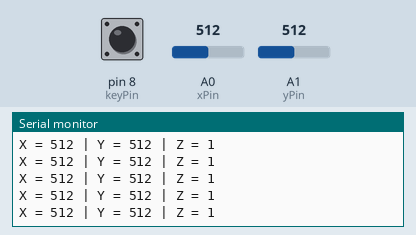
This sketch was run on a simulated Arduino Uno, built with avr-gcc and run on an emulated ATmega328P. Parts: the last lines printed to the serial monitor. The test bench sets the inputs (shaded band); at power-on: A0 (xPin) = 512, A1 (yPin) = 512, pin 8 (keyPin) HIGH.

Above: at 1.2 s.
1.3 s: A0 (xPin) set to 11
At 2.2 s:
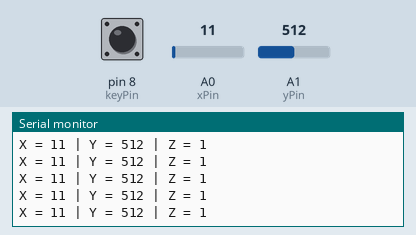
4.3 s: A0 (xPin) set to 8
At 4.9 s:
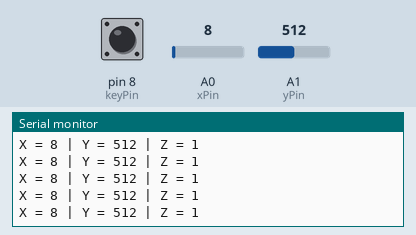
7.3 s: A1 (yPin) set to 110
At 7.8 s:
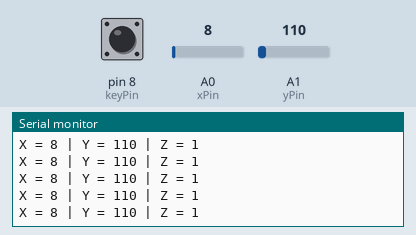
10.3 s: A1 (yPin) set to 91
At 11.3 s:
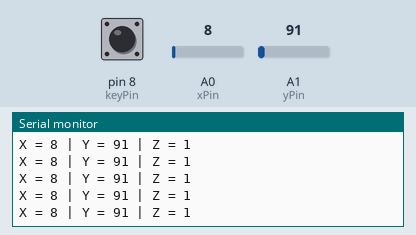
Timing chart, 0 to 13.3 s (numbered marks = the images above; inputs shaded):
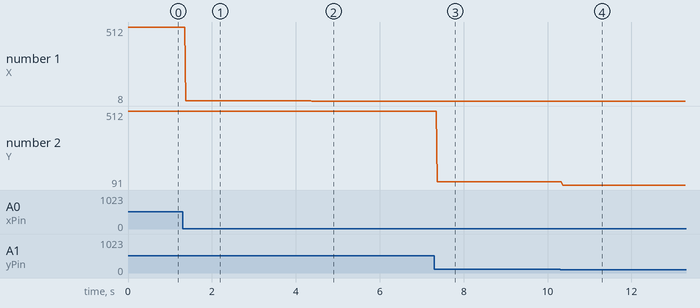

The sketch:

joystick-starter.ino
```cpp
int xPin = A0;
int yPin = A1;
int keyPin = 8;

void setup() {
  pinMode(keyPin, INPUT_PULLUP);
  digitalWrite(keyPin, HIGH);
  Serial.begin(9600);
}

void loop() {
  Serial.print("X = ");
  Serial.print(analogRead(xPin));
  Serial.print(" | Y = ");
  Serial.print(analogRead(yPin));
  Serial.print(" | Z = ");
  Serial.println(digitalRead(keyPin));
}
```

Measured:
- after the input at 1.3 s, the serial monitor: prints a new line after 0.08 s (image 1)
- after the input at 4.3 s, the serial monitor: prints a new line after 0.08 s (image 2)
- after the input at 7.3 s, the serial monitor: prints a new line after 0.07 s (image 3)
- after the input at 10.3 s, the serial monitor: prints a new line after 0.06 s (image 4)
- plotted number 1: 512 → 11 after the input at 1.3 s, 11 → 8 after the input at 4.3 s
- plotted number 2: 512 → 110 after the input at 7.3 s, 110 → 91 after the input at 10.3 s
